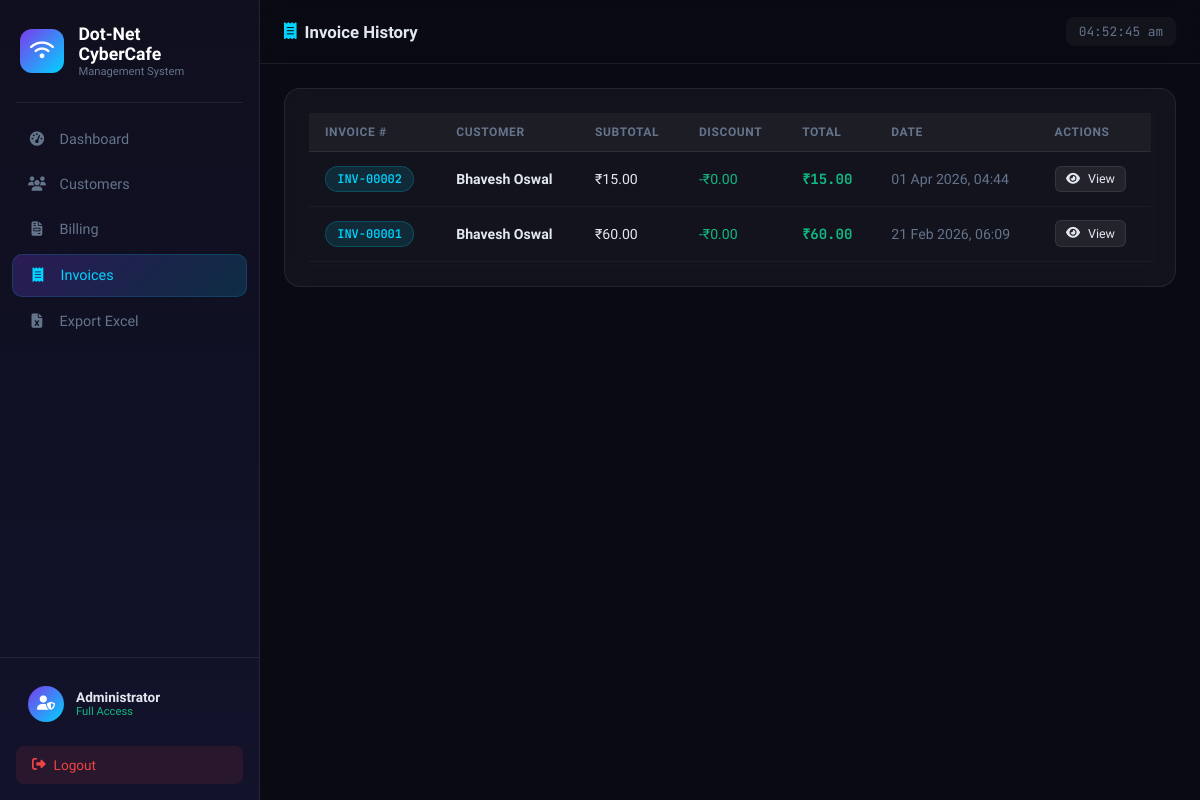
Screenshot of /invoices (signed in) with the database file from the repository.
### app.py (models this page shows)
class Bill(db.Model):
    id             = db.Column(db.Integer, primary_key=True)
    invoice_number = db.Column(db.String(20), unique=True, nullable=False)
    customer_id    = db.Column(db.Integer, db.ForeignKey('customer.id'), nullable=False)
    items          = db.Column(db.Text, nullable=False)
    subtotal       = db.Column(db.Float, default=0)
    discount       = db.Column(db.Float, default=0)
    total          = db.Column(db.Float, default=0)
    date           = db.Column(db.DateTime, default=datetime.utcnow)

class Customer(db.Model):
    id         = db.Column(db.Integer, primary_key=True)
    name       = db.Column(db.String(100), nullable=False)
    phone      = db.Column(db.String(20),  nullable=False)
    email      = db.Column(db.String(120))
    place      = db.Column(db.String(100))
    created_at = db.Column(db.DateTime, default=datetime.utcnow)
    documents  = db.relationship('Document', backref='customer', lazy=True, cascade='all, delete-orphan')
    activities = db.relationship('Activity', backref='customer', lazy=True, cascade='all, delete-orphan')
    bills      = db.relationship('Bill',     backref='customer', lazy=True, cascade='all, delete-orphan')

### app.py (the view)
@app.route('/invoices')
@login_required
def invoices():
    return render_template('invoices.html',
                           bills=Bill.query.order_by(Bill.date.desc()).all())

### app.py (called while the page is built)
def login_required(f):
    from functools import wraps
    @wraps(f)
    def decorated(*args, **kwargs):
        if not session.get('logged_in'):
            return redirect(url_for('login'))
        return f(*args, **kwargs)
    return decorated

### templates/invoices.html (shortened to what this page needs)
{% extends "base.html" %}
{% block page_title %}<i class="fa-solid fa-receipt"></i> Invoice History{% endblock %}
{% block content %}
<div class="glass-card">
  <div class="table-wrap">
    <table class="data-table">
      <thead><tr><th>Invoice #</th><th>Customer</th><th>Subtotal</th><th>Discount</th><th>Total</th><th>Date</th><th>Actions</th></tr></thead>
      <tbody>
      {% for b in bills %}
      <tr>
        <td><span class="badge badge-blue">{{ b.invoice_number }}</span></td>
        <td><strong>{{ b.customer.name }}</strong></td>
        <td>₹{{ "%.2f"|format(b.subtotal) }}</td>
        <td class="text-green">-₹{{ "%.2f"|format(b.discount) }}</td>
        <td class="amount"><strong>₹{{ "%.2f"|format(b.total) }}</strong></td>
        <td class="muted">{{ b.date.strftime('%d %b %Y, %H:%M') }}</td>
        <td><a href="{{ url_for('invoice_view', bid=b.id) }}" class="btn btn-xs btn-ghost"><i class="fa-solid fa-eye"></i> View</a></td>
      </tr>
      {% else %}
      <tr><td colspan="7" class="empty-row">No invoices generated yet.</td></tr>
      {% endfor %}
      </tbody>
    </table>
  </div>
</div>
{% endblock %}

### static/css/style.css (style rules this page uses)
:root { --bg: #0a0a14; --surface: rgba(255,255,255,0.04); --surface2: rgba(255,255,255,0.07); --border: rgba(255,255,255,0.08); --accent: #00d4ff; --accent2: #7c3aed; --green: #10b981; --red: #ef4444; --amber: #f59e0b; --text: #e2e8f0; --muted: #64748b; --sidebar-w: 260px; --topbar-h: 64px; }
*, *::before, *::after { box-sizing: border-box; margin: 0; padding: 0; }
html { scroll-behavior: smooth; }
body { font-family: 'Sora', sans-serif; background: var(--bg); color: var(--text); min-height: 100vh; overflow-x: hidden; }
a { text-decoration: none; color: inherit; }
.page-title i { color: var(--accent); }
.glass-card { background: var(--surface); backdrop-filter: blur(12px); border: 1px solid var(--border); border-radius: 16px; padding: 1.5rem; transition: transform .2s, box-shadow .2s; }
.table-wrap { overflow-x: auto; }
.data-table { width: 100%; border-collapse: collapse; font-size: .88rem; }
.data-table thead th { padding: .75rem 1rem; background: rgba(255,255,255,.04); color: var(--muted); font-weight: 600; font-size: .75rem; text-transform: uppercase; letter-spacing: .05em; text-align: left; border-bottom: 1px solid var(--border); }
.data-table tbody td { padding: .85rem 1rem; border-bottom: 1px solid rgba(255,255,255,.04); vertical-align: middle; }
.muted { color: var(--muted); }
.amount { font-family: 'JetBrains Mono', monospace; color: var(--green); font-weight: 600; }
.text-green { color: var(--green); }
.badge { display: inline-flex; align-items: center; padding: .25rem .7rem; border-radius: 100px; font-size: .75rem; font-weight: 600; font-family: 'JetBrains Mono', monospace; }
.badge-blue { background: rgba(0,212,255,.12); color: var(--accent); border: 1px solid rgba(0,212,255,.2); }
.btn { display: inline-flex; align-items: center; gap: .5rem; padding: .6rem 1.2rem; border-radius: 8px; border: none; font-family: inherit; font-size: .85rem; font-weight: 500; cursor: pointer; transition: all .2s; text-decoration: none; }
.btn-ghost { background: var(--surface2); color: var(--text); border: 1px solid var(--border); }
.btn-xs { padding: .3rem .65rem; font-size: .78rem; border-radius: 6px; }

### rows the page displays
Bill: invoice_number "INV-00002", customer.name "Bhavesh Oswal", subtotal "15.00", discount "0.00", total "15.00", date "01 Apr 2026, 04:44"
Bill: invoice_number "INV-00001", customer.name "Bhavesh Oswal", subtotal "60.00", discount "0.00", total "60.00", date "21 Feb 2026, 06:09"
